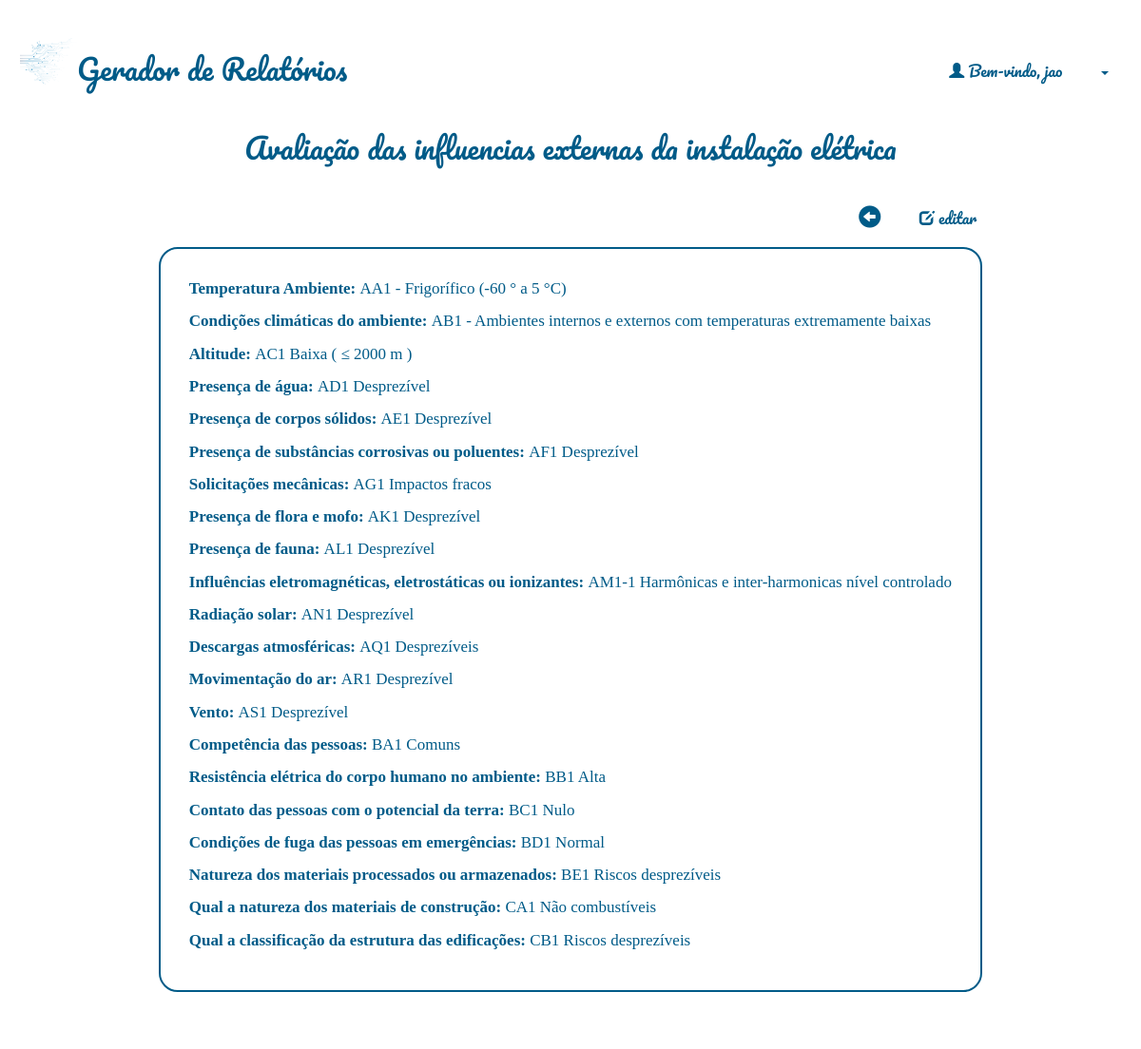
/relatorios/addexternas/42/ (signed in), run on the app's committed database.
### relatorio/models.py (models this page shows)
class Relatorio(models.Model):
    autor = models.ForeignKey(User, default=None, on_delete=models.CASCADE)
    data = models.DateTimeField()
    local = models.CharField(max_length=100)
    temperatura = models.IntegerField()
    clima = models.CharField(max_length=100)
    responsaveis = models.TextField(blank=True)
    qualiprof = models.CharField(max_length=100, default='')
    riscos = models.CharField(max_length=100, default='[]')
    equipamentos = models.CharField(max_length=100, default='[]')
    sinalizacao = models.CharField(max_length=100, default='[]')
    desligamento = models.CharField(max_length=4, default='')
    integridade = models.CharField(max_length=4, default='')
    dialogo = models.CharField(max_length=4, default='')
    curso_nr = models.CharField(max_length=4, default='')
    conferido = models.CharField(max_length=4, default='')
    delimitar_area = models.CharField(max_length=4, default='')
    auxconces = models.CharField(max_length=4, default='')
    tensao = models.CharField(max_length=4, default='')
    aterramento = models.CharField(max_length=4, default='')
    altura = models.CharField(max_length=4, default='')
    cinto_seg = models.CharField(max_length=4, default='')
    requi_seg = models.CharField(max_length=4, default='')
    reavaliacao = models.CharField(max_length=4, default='')
    tempambiente = models.CharField(max_length=100, default='')
    condambiente = models.CharField(max_length=100, default='')
    altitude = models.CharField(max_length=100, default='')
    presagua = models.CharField(max_length=100, default='')
    pressolidos = models.CharField(max_length=100, default='')
    pressubst = models.CharField(max_length=100, default='')
    solmecanicas = models.CharField(max_length=100, default='')
    presmofo = models.CharField(max_length=100, default='')
    presfauna = models.CharField(max_length=100, default='')
    infleletro = models.CharField(max_length=100, default='')
    radsolar = models.CharField(max_length=100, default='')
    descatm = models.CharField(max_length=100, default='')
    movdoar = models.CharField(max_length=100, default='')
    vento = models.CharField(max_length=100, default='')
    competencia = models.CharField(max_length=100, default='')
    reseletr = models.CharField(max_length=100, default='')
    contpessoas = models.CharField(max_length=100, default='')
    condfuga = models.CharField(max_length=100, default='')
    natmatpr = models.CharField(max_length=100, default='')
    natmatcons = models.CharField(max_length=100, default='')
    classestr = models.CharField(max_length=100, default='')
    documentacao = models.CharField(max_length=100, default='')
    ambientesofreu = models.CharField(max_length=100, default='')
    instalacaoinspecionada = models.CharField(max_length=100, default='')
    linhaseletricasdisp = models.CharField(max_length=100, default='')
    compinstalacao = models.CharField(max_length=100, default='')
    linhaseletricascorr = models.CharField(max_length=100, default='')
    tomadasdeforca = models.CharField(max_length=100, default='')
    qtdesufitomadas = models.CharField(max_length=100, default='')
    instlquadist = models.CharField(max_length=100, default='')
    novoscircuitos = models.CharField(max_length=100, default='')
    advquadist = models.CharField(max_length=100, default='')
    dispprotecaoident = models.CharField(max_length=100, default='')
    protcircuitos = models.CharField(max_length=100, default='')
    barramentoquadist = models.CharField(max_length=100, default='')
    bitola = models.CharField(max_length=100, default='')
    condutident = models.CharField(max_length=100, default='')
    disjundif = models.CharField(max_length=100, default='')
    dispprotecaosurtos = models.CharField(max_length=100, default='')
    servseguranca = models.CharField(max_length=100, default='')
    esqaterramento = models.CharField(max_length=100, default='')
    reservadeenergia = models.CharField(max_length=100, default='')
    fontseguranca = models.CharField(max_length=100, default='')
    paralelismo = models.CharField(max_length=100, default='')
    capbarramento = models.PositiveSmallIntegerField(default=0)
    protgeral = models.PositiveSmallIntegerField(default=0)
    protdr = models.PositiveSmallIntegerField(default=0)
    protdps = models.PositiveSmallIntegerField(default=0)
    vab = models.PositiveSmallIntegerField(default=0)
    van = models.PositiveSmallIntegerField(default=0)
    ia= models.PositiveSmallIntegerField(default=0)
    vbc = models.PositiveSmallIntegerField(default=0)
    vbn = models.PositiveSmallIntegerField(default=0)
    ib= models.PositiveSmallIntegerField(default=0)
    vca = models.PositiveSmallIntegerField(default=0)
    vcn = models.PositiveSmallIntegerField(default=0)
    ic= models.PositiveSmallIntegerField(default=0)
    continuidade = models.CharField(max_length=100, default='')
    resistencia = models.CharField(max_length=100, default='')
    selvpelv = models.CharField(max_length=100, default='')
    verificacao = models.CharField(max_length=100, default='')
    ensaiodetensao = models.CharField(max_length=100, default='')
    ensaiodefunc = models.CharField(max_length=100, default='')

### relatorio/views.py (the view, shortened to what this page needs)
# urls.py: path('addexternas/<int:rel_id>/', views.externas_add, name="addexternas"),
@login_required(login_url="/accounts/login/")
def externas_add(request, rel_id):
    relatorio = Relatorio.objects.get(id=rel_id)
    if relatorio.tempambiente != '':
        return render(request, 'relatorio/relatorio_externas_visualiza.html', {'relatorio': relatorio})

### relatorio/templates/relatorio/relatorio_externas_visualiza.html (shortened to what this page needs)
{% extends 'base_layout.html'%}
{% block content %}
<div id="relatorio-visualiza-wrapper"  class="container-fluid">
        <div class="container">
                <h2 style="text-align:center;">Avaliação das influencias externas da instalação elétrica</h3>
                <nav class="navbar navbar-expand-lg justify-content-space-between">
                        <button id="botao-icon" class="navbar-brand" onclick="history.back()">
                                <h3><span class="glyphicon glyphicon-circle-arrow-left"></span></h3>
                        </button>
                        <a id="botao-icon" class="nav-link" href="{% url 'relatorio:edita' rel_id=relatorio.id %}">
                                <span class="glyphicon glyphicon-edit"></span> editar
                        </a>
                </nav>
        <div id="relatorio-visualiza" class="container-fluid">
                <p><b>Temperatura Ambiente: </b> {{relatorio.tempambiente}}</p>
                <p><b>Condições climáticas do ambiente: </b> {{ relatorio.condambiente }}</p>
                <p><b>Altitude: </b> {{ relatorio.altitude }}</p>
                <p><b>Presença de água: </b> {{ relatorio.presagua }}</p>
                <p><b>Presença de corpos sólidos: </b> {{ relatorio.pressolidos }}</p>
                <p><b>Presença de substâncias corrosivas ou poluentes: </b> {{ relatorio.pressubst }}</p>
                <p><b>Solicitações mecânicas: </b> {{ relatorio.solmecanicas }}</p>
                <p><b>Presença de flora e mofo: </b> {{ relatorio.presmofo }}</p>
                <p><b>Presença de fauna: </b> {{ relatorio.presfauna }}</p>
                <p><b>Influências  eletromagnéticas, eletrostáticas ou ionizantes: </b> {{ relatorio.infleletro }}</p>
                <p><b>Radiação solar: </b> {{ relatorio.radsolar }}</p>
                <p><b>Descargas atmosféricas: </b> {{ relatorio.descatm }}</p>
                <p><b>Movimentação do ar: </b> {{ relatorio.movdoar }}</p>
                <p><b>Vento: </b> {{ relatorio.vento }}</p>
                <p><b>Competência das pessoas: </b> {{ relatorio.competencia }}</p>
                <p><b>Resistência  elétrica  do  corpo humano no ambiente: </b> {{ relatorio.reseletr }}</p>
                <p><b>Contato  das  pessoas  com  o potencial da terra: </b> {{ relatorio.contpessoas}}</p>
                <p><b>Condições de fuga das pessoas em emergências: </b> {{ relatorio.condfuga }}</p>
                <p><b>Natureza dos materiais processados ou armazenados: </b> {{ relatorio.natmatpr }}</p>
                <p><b>Qual a natureza dos materiais de construção: </b> {{ relatorio.natmatcons }}</p>
                <p><b>Qual a classificação da estrutura das edificações: </b> {{ relatorio.classestr }}</p>
        </div>
        </div>
</div>
{% endblock %}

### templates/base_layout.html (shortened to what this page needs)
<!DOCTYPE html>
<html lang="pt-BR">
<head>
    <link href="https://cdn.jsdelivr.net/npm/bootstrap@5.1.3/dist/css/bootstrap.min.css" rel="stylesheet">
    <link rel="stylesheet" href="https://maxcdn.bootstrapcdn.com/bootstrap/3.4.0/css/bootstrap.min.css">
    {% load static %}
    <link rel="stylesheet" href="{% static 'styles.css' %}">
</head>
<body>
    <header class="wrapper">
        <h1><a href="{% url 'home' %}"><img src="{% static 'logo.png' %}" alt="calendario"/>Gerador de Relatórios</a></h1>
        <nav>
            <ul style="margin: 40px 0 0 0;">
                {% if user.is_authenticated %}
                    <div class="dropdown">
                        <span class="glyphicon glyphicon-user"></span> Bem-vindo, {{ user }}
                        <a class="btn btn-secondary dropdown-toggle" href="#" role="button" id="botao-usuario" data-toggle="dropdown" aria-haspopup="true" aria-expanded="false">
                          </a>
                      </div>
                {% else %}
                    <a id="botao-icon" href="{% url 'accounts:login' %}">Log in</a>
                    <a id="botao-icon" href="{% url 'accounts:signup' %}">Sign up</a>
                {% endif %}
            </ul>
        </nav>
    </header>
    <div class="wrapper">
        {% block content %}
        {% endblock %}
    </div>
</body>
</html>

### assets/styles.css (style rules this page uses)
body { background-color: #ffffff; color: #005b88; padding: 0 1px 0 1px; font-family: Pacifico; font-size: medium; }
img { width: 60px; height: auto; vertical-align: bottom; }
#botao-usuario { background-color: transparent; color: #005b88; }
.login input, #relatorio-visualiza, #criaRelatorio { font-family: Cambria, Cochin, Georgia, Times, 'Times New Roman', serif; }
#relatorio-visualiza-wrapper { width: 80%; display: flex; align-items: center; justify-content: center; justify-self: center; }
#relatorio-visualiza { border-radius: 20px; align-self: center; text-align: center; border: 2px solid #005b88; margin: 40px; margin-top: 5px; margin-left: auto; padding: 30px; font-size: 17px; position: relative; }
#relatorio-visualiza p { display: table; text-justify: auto; }
h1 a { font-weight: normal; font-size: 30px; margin: 0; }
h2,h3,h4,h5 { color: #005b88; font-weight: normal; margin: 0; }
a, .dropdown-item { color: #005b88; }
a, a:hover, a:visited, .dropdown-item:visited { text-decoration: none; }
.wrapper { margin: 0 auto; padding: 20px; }
header { display: grid; align-self: center; grid-template-columns: 1fr 1fr; padding: 20px 0; }
nav { justify-self: end; }
.navbar { margin-bottom: 0px; padding-bottom: 0px; margin-top: 3%; }
nav a { display: inline-block; margin-left: 20px; }
#botao-icon { background: none; font-family: Pacifico; color: #005b88; cursor: pointer; border-width: 0; justify-self: start; cursor: pointer; padding: 5px; }
.navbar-brand { margin-left: 0px; font-size: 23px; cursor:default; }

### data on the page
Relatorio: tempambiente "AA1 - Frigorífico (-60 ° a 5 °C)", condambiente "AB1 - Ambientes internos e externos com temperaturas extremamente baixas", altitude "AC1 Baixa ( ≤ 2000 m )", presagua "AD1 Desprezível", pressolidos "AE1 Desprezível", pressubst "AF1 Desprezível", solmecanicas "AG1 Impactos fracos", presmofo "AK1 Desprezível", presfauna "AL1 Desprezível", infleletro "AM1-1 Harmônicas e inter-harmonicas nível controlado", radsolar "AN1 Desprezível", descatm "AQ1 Desprezíveis", movdoar "AR1 Desprezível", vento "AS1 Desprezível", competencia "BA1 Comuns", reseletr "BB1 Alta", contpessoas "BC1 Nulo", condfuga "BD1 Normal", natmatpr "BE1 Riscos desprezíveis", natmatcons "CA1 Não combustíveis", classestr "CB1 Riscos desprezíveis"

### other printed values
{{ user }} "jao"
